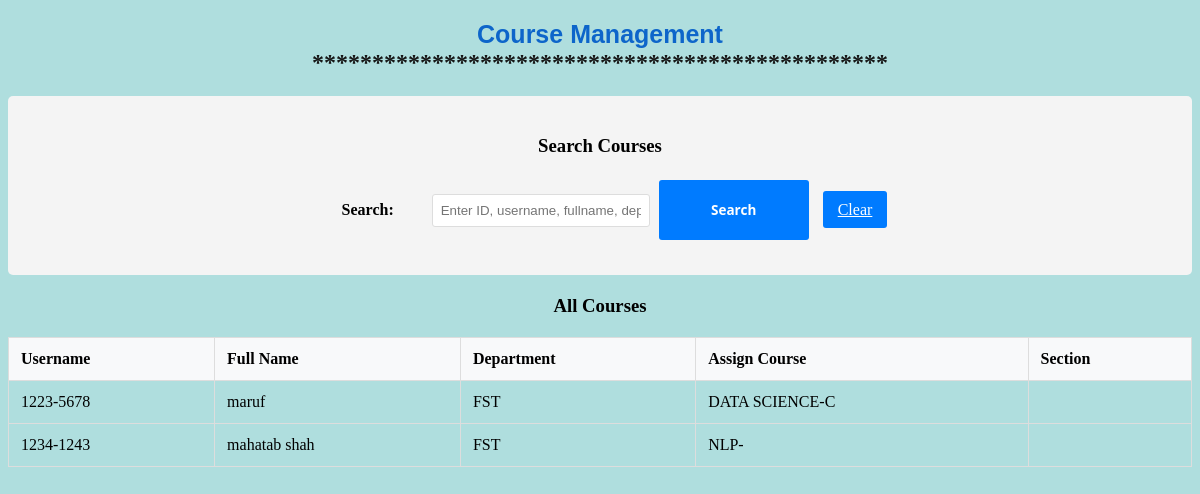
Screenshot of /Teacher/PHP/Course.php with the database file from the repository.
### tables this page shows
CREATE TABLE `tcourse` (
  `ID` int(120) NOT NULL,
  `username` varchar(120) NOT NULL,
  `fullname` varchar(120) NOT NULL,
  `department` varchar(120) NOT NULL,
  `assigncourse` varchar(250) NOT NULL,
  `section` varchar(120) NOT NULL
);

### Teacher/PHP/Course.php (the view, shortened to what this page needs)
<?php
include '../../main/DB/DB.php';
$search = isset($_GET['search']) ? $_GET['search'] : '';
$sql = "SELECT * FROM tcourse";
if ($search) {
    $sql = "SELECT * FROM tcourse WHERE id LIKE ? OR username LIKE ? OR fullname LIKE ? OR department LIKE ? OR assigncourse LIKE ? OR section LIKE ?";
    $stmt = $conn->prepare($sql);
    $search_param = "%$search%";
    $stmt->bind_param("ssssss", $search_param, $search_param, $search_param, $search_param, $search_param, $search_param);
    $stmt->execute();
    $result = $stmt->get_result();
    $stmt->close();
} else {
    $result = $conn->query($sql);
}
?>
<!DOCTYPE html>
<html>
<head>
    <link rel="stylesheet" href="../CSS/teacher.css">
</head>
<body>
    <center>
        <h2>
            <label style="color: rgb(13, 101, 202); font-family:Arial, Helvetica, sans-serif; font-size: 25px;">Course Management</label><br>
            <label style="color: rgb(22, 22, 22);">************************************************</label>
        </h2>
        <div class="form-container">
            <h3>Search Courses</h3>
            <form method="GET">
                <div class="form-group">
                    <label>Search:</label>
                    <input type="text" name="search" value="<?php echo htmlspecialchars($search); ?>" placeholder="Enter ID, username, fullname, department, assigncourse, or section">
                    <button type="submit" class="btn">Search</button>
                    <a href="Course.php" class="btn">Clear</a>
                </div>
            </form>
        </div>
        <div>
            <h3>All Courses</h3>
            <table class="table">
                <thead>
                    <tr>
                        <th>Username</th>
                        <th>Full Name</th>
                        <th>Department</th>
                        <th>Assign Course</th>
                        <th>Section</th>
                    </tr>
                </thead>
                <tbody>
                    <?php if ($result && $result->num_rows > 0): ?>
                        <?php while($row = $result->fetch_assoc()): ?>
                            <tr>
                                <td><?php echo htmlspecialchars($row['username']); ?></td>
                                <td><?php echo htmlspecialchars($row['fullname']); ?></td>
                                <td><?php echo htmlspecialchars($row['department']); ?></td>
                                <td><?php echo htmlspecialchars($row['assigncourse']); ?></td>
                                <td><?php echo htmlspecialchars($row['section']); ?></td>
                            </tr>
                        <?php endwhile; ?>
                    <?php else: ?>
                        <tr>
                            <td colspan="6">No courses found</td>
                        </tr>
                    <?php endif; ?>
                </tbody>
            </table>
        </div>
    </center>
</body>
</html>

### Teacher/CSS/teacher.css (style rules this page uses)
body { background-color: rgb(175, 222, 222); }
button { background-color: rgb(38, 183, 232); color: rgb(16, 1, 1); padding: 15px; margin-bottom: 15px; width: 150px; height: 60px; border-radius: 15px; font-family:'Segoe UI', Tahoma, Geneva, Verdana, sans-serif; font-weight: bold; font-size:13.5px; border: 2px outset rgb(1, 17, 25); }

### Teacher/PHP/Course.php (style rules this page uses)
.form-container { background: #f4f4f4; padding: 20px; margin: 20px 0; border-radius: 5px; }
.form-group { margin: 10px 0; }
.form-group label { display: inline-block; width: 120px; font-weight: bold; }
.form-group input { padding: 8px; width: 200px; border: 1px solid #ddd; border-radius: 3px; }
.btn { background: #007bff; color: white; padding: 10px 15px; border: none; border-radius: 3px; cursor: pointer; margin: 5px; }
.table { width: 100%; border-collapse: collapse; margin: 20px 0; }
.table th, .table td { border: 1px solid #ddd; padding: 12px; text-align: left; }
.table th { background: #f8f9fa; }

### rows the page displays
tcourse: username "1223-5678", fullname "maruf", department "FST", assigncourse "DATA SCIENCE-C"
tcourse: username "1234-1243", fullname "mahatab shah", department "FST", assigncourse "NLP-"
